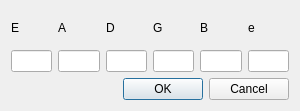
<?xml version="1.0" encoding="UTF-8"?>
<ui version="4.0">
 <class>Dialog</class>
 <widget class="QDialog" name="Dialog">
  <property name="geometry">
   <rect>
    <x>0</x>
    <y>0</y>
    <width>300</width>
    <height>111</height>
   </rect>
  </property>
  <property name="minimumSize">
   <size>
    <width>300</width>
    <height>111</height>
   </size>
  </property>
  <property name="maximumSize">
   <size>
    <width>300</width>
    <height>111</height>
   </size>
  </property>
  <property name="windowTitle">
   <string>Guitar chord editor</string>
  </property>
  <layout class="QVBoxLayout" name="verticalLayout">
   <item>
    <layout class="QGridLayout" name="gridLayout">
     <item row="0" column="3">
      <widget class="QLabel" name="labelG">
       <property name="text">
        <string>G</string>
       </property>
      </widget>
     </item>
     <item row="0" column="0">
      <widget class="QLabel" name="labelE">
       <property name="text">
        <string>E</string>
       </property>
      </widget>
     </item>
     <item row="0" column="4">
      <widget class="QLabel" name="labelB">
       <property name="text">
        <string>B</string>
       </property>
      </widget>
     </item>
     <item row="0" column="1">
      <widget class="QLabel" name="labelA">
       <property name="text">
        <string>A</string>
       </property>
      </widget>
     </item>
     <item row="0" column="2">
      <widget class="QLabel" name="labelD">
       <property name="text">
        <string>D</string>
       </property>
      </widget>
     </item>
     <item row="0" column="5">
      <widget class="QLabel" name="labele">
       <property name="text">
        <string>e</string>
       </property>
      </widget>
     </item>
     <item row="1" column="0">
      <widget class="QLineEdit" name="ELineEdit">
       <property name="minimumSize">
        <size>
         <width>0</width>
         <height>21</height>
        </size>
       </property>
      </widget>
     </item>
     <item row="1" column="1">
      <widget class="QLineEdit" name="ALineEdit">
       <property name="minimumSize">
        <size>
         <width>0</width>
         <height>21</height>
        </size>
       </property>
      </widget>
     </item>
     <item row="1" column="2">
      <widget class="QLineEdit" name="DLineEdit">
       <property name="minimumSize">
        <size>
         <width>0</width>
         <height>21</height>
        </size>
       </property>
      </widget>
     </item>
     <item row="1" column="3">
      <widget class="QLineEdit" name="GLineEdit">
       <property name="minimumSize">
        <size>
         <width>0</width>
         <height>21</height>
        </size>
       </property>
      </widget>
     </item>
     <item row="1" column="4">
      <widget class="QLineEdit" name="BLineEdit">
       <property name="minimumSize">
        <size>
         <width>0</width>
         <height>21</height>
        </size>
       </property>
      </widget>
     </item>
     <item row="1" column="5">
      <widget class="QLineEdit" name="eLineEdit">
       <property name="minimumSize">
        <size>
         <width>0</width>
         <height>21</height>
        </size>
       </property>
      </widget>
     </item>
    </layout>
   </item>
   <item>
    <widget class="QDialogButtonBox" name="buttonBox">
     <property name="orientation">
      <enum>Qt::Horizontal</enum>
     </property>
     <property name="standardButtons">
      <set>QDialogButtonBox::Cancel|QDialogButtonBox::Ok</set>
     </property>
    </widget>
   </item>
  </layout>
 </widget>
 <resources/>
 <connections>
  <connection>
   <sender>buttonBox</sender>
   <signal>accepted()</signal>
   <receiver>Dialog</receiver>
   <slot>accept()</slot>
   <hints>
    <hint type="sourcelabel">
     <x>248</x>
     <y>254</y>
    </hint>
    <hint type="destinationlabel">
     <x>157</x>
     <y>274</y>
    </hint>
   </hints>
  </connection>
  <connection>
   <sender>buttonBox</sender>
   <signal>rejected()</signal>
   <receiver>Dialog</receiver>
   <slot>reject()</slot>
   <hints>
    <hint type="sourcelabel">
     <x>316</x>
     <y>260</y>
    </hint>
    <hint type="destinationlabel">
     <x>286</x>
     <y>274</y>
    </hint>
   </hints>
  </connection>
 </connections>
</ui>
